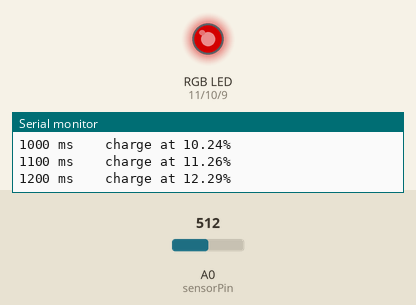
A sketch run on a simulated Arduino Uno, built with avr-gcc and run on an emulated ATmega328P. Parts: an RGB LED mixed from three pins (HIGH = lit), the last lines printed to the serial monitor. Inputs (shaded band) come from the test bench; at power-on: A0 (sensorPin) = 512. Dim RGB values are drawn brighter than linear.

Above: at 1.2 s.
1.3 s: A0 (sensorPin) set to 601
At 3.3 s:
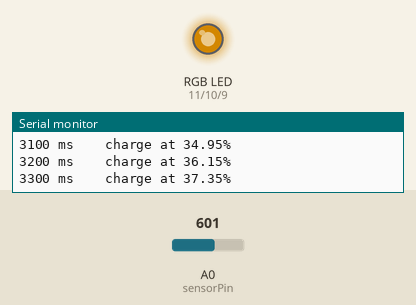
4.3 s: A0 (sensorPin) set to 621
At 5.7 s:
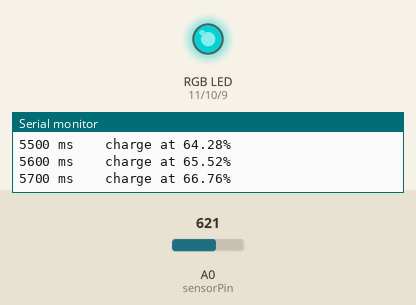
7.3 s: A0 (sensorPin) set to 306
At 10.1 s:
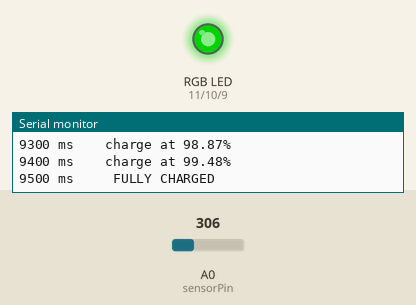
Timing chart, 0 to 16.1 s (numbered marks = the images above; inputs shaded):
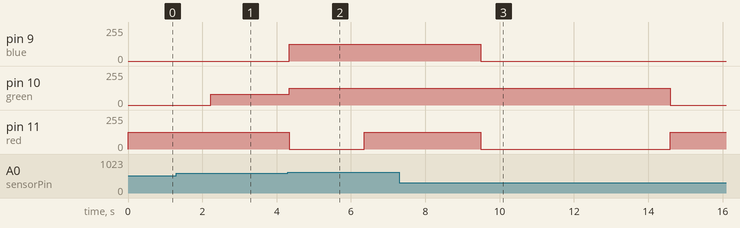

The sketch:

rgb_better.ino
```cpp
// Day 9 code...

int sensorPin = A0;   // select the *analog zero* input pin for probing the photoresistor
int sensorValue = 0;  // variable that we'll use to store the value reading from the sensor

int red = 11;  // these are our output pins for three LED colors
int green = 10;
int blue = 9;

unsigned int batteryCapacity = 50000;
unsigned int batteryLevel = 0;
unsigned int ticks = 0;
unsigned int wait = 100;
double PercentFull;

//******************************************

void setup() {
  // Declare the RGB LED pins as outputs:
  pinMode(red, OUTPUT);
  pinMode(green, OUTPUT);
  pinMode(blue, OUTPUT);

  // Start serial monitor
  Serial.begin(9600);
}

//******************************************

void RGB_color(int red_value, int green_value, int blue_value)
 {
// custom function to set three PWM color channels to any given mixture
// it returns NO numerical result (void)

  analogWrite(red, red_value);
  analogWrite(green, green_value);
  analogWrite(blue, blue_value);
}

//******************************************

 double getBatteryPercentage() {
// custom function calculates battery charge percentage
// and returns the result as a double precision number

  return (((double)batteryLevel / (double)batteryCapacity)*100);

}

//******************************************

void ShowBatteryPercentage() {
  //  send battery results to both serial and LED outputs
   //  calculate the charge percentage with a custom function...
  PercentFull=getBatteryPercentage();

// print the elasped time
  Serial.print(ticks);
  Serial.print(" ms    charge at ");
// print the percent charge
  Serial.print(PercentFull);
// print a percent character and line return...
  Serial.println("%");

// Now let's light the LED with the appropriate color...

  if (PercentFull > 0 && PercentFull <= 25)
  {
    RGB_color(125, 0, 0); // red
  }
  else if (PercentFull > 25 && PercentFull <= 50){
    RGB_color(125, 80, 0); // yellow-ish
  }
  else if (PercentFull > 50 && PercentFull <= 75) {
    RGB_color(0, 125, 125); // blue-ish
  }
  else if (PercentFull > 75 && PercentFull < 100) {
    RGB_color(125, 125, 125); // white
  }


}

//******************************************

void loop() {
  sensorValue = analogRead(sensorPin); // read the value from the sensor
  batteryLevel += sensorValue;
  ticks += wait;

  if(batteryLevel >= batteryCapacity) {
    Serial.print(ticks);
    Serial.print(" ms     ");
    Serial.println("FULLY CHARGED");
    batteryLevel = batteryCapacity; // to prevent integer from continuing to increase
    ticks = 0;
    RGB_color(0, 125, 0); // Green for charging complete
    delay(5000);      // long pause
    batteryLevel = 0; // restart for easy testing
  }
  else {
    ShowBatteryPercentage();
  }

  delay(wait);
}
```

Measured:
- the behaviour switches between 611 and 612 on A0 (sensorPin) (found by bisection; images 1 and 2)
- after the input at 7.3 s, pin 9 (blue): 125/255 → 0/255 after 2.2 s instead of 1.1 s
